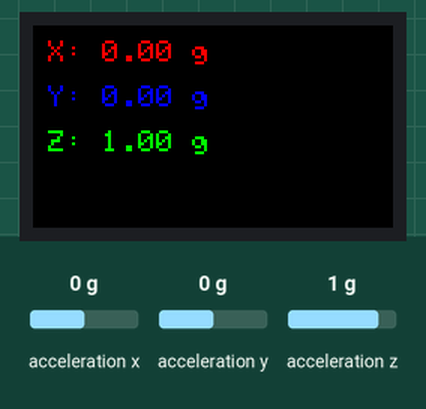
Simulated run of this sketch. Board: ESP32. On the bench: 240×135 colour display. The test bench sets the inputs (shaded band); at power-on: acceleration x 0 g, acceleration y 0 g, acceleration z 1 g.

Above: at 1.4 s.
1.5 s: acceleration x set to -1.4 g
At 2.0 s:
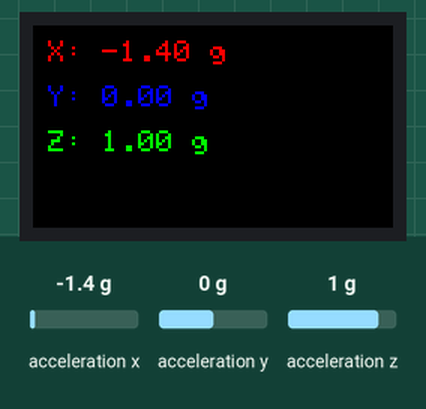
3.1 s: acceleration y set to -1.4 g
At 4.4 s:
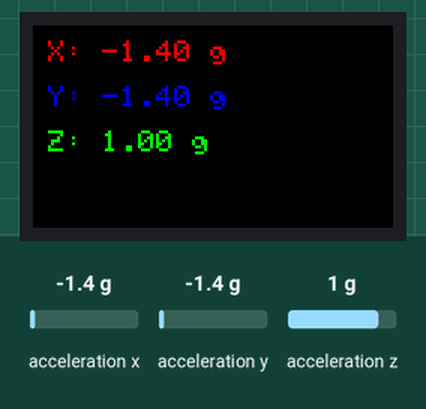
4.7 s: acceleration z set to -1.4 g
At 5.9 s:
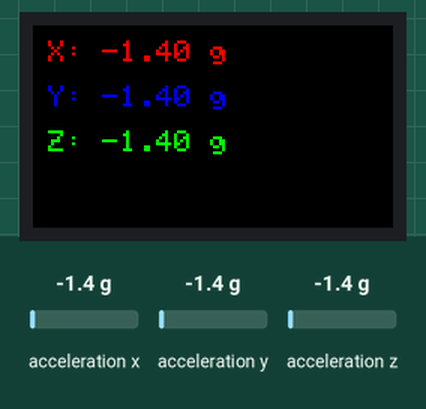
6.3 s: acceleration x set to -0.8 g
At 7.0 s:
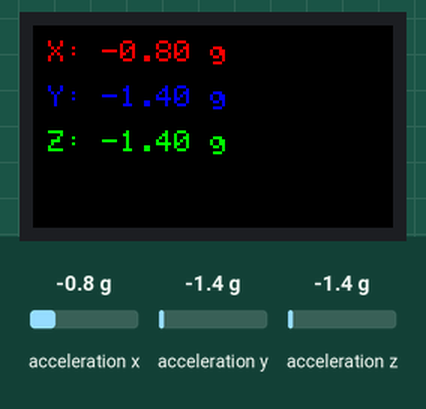
Timing chart, 0 to 8.8 s (numbered marks = the images above; inputs shaded):
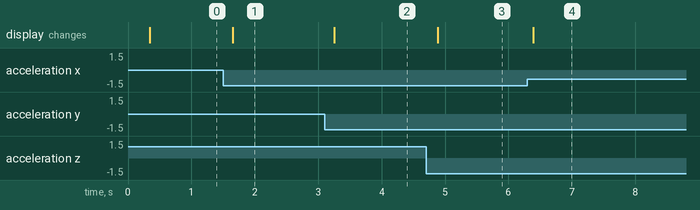

Measured:
- after the input at 1.5 s, the display: changes after 0.15 s (image 1)
- after the input at 3.1 s, the display: changes after 0.15 s (image 2)
- after the input at 4.7 s, the display: changes after 0.19 s (image 3)
- after the input at 6.3 s, the display: changes after 0.09 s (image 4)

The sketch:

lcd.ino
```cpp
#include <M5StickCPlus.h>


// スプライトを使う
// https://github.com/m5stack/M5Stack/blob/master/src/utility/Sprite.h
// 普通はM5.Lcdを使うが、遅いのでスプライトを使う
// http://docs.m5stack.com/en/api/core/lcd
TFT_eSprite Disbuff = TFT_eSprite(&M5.Lcd);

void setup() {
  M5.begin();
  M5.IMU.Init();
  M5.Lcd.setRotation(3);        // なぜかTFT_eSpriteのsetRotation()が使えなかった
  Disbuff.createSprite(240, 135);
  Disbuff.fillRect(0, 0, 240, 135, Disbuff.color565(10, 10, 10));
  Disbuff.pushSprite(0, 0);
  Disbuff.setTextSize(2);
}

void loop() {
  float accX, accY, accZ;
  M5.IMU.getAccelData(&accX, &accY, &accZ);

  Disbuff.fillRect(0, 0, 240, 135, TFT_BLACK);

  Disbuff.setCursor(10, 10);
  Disbuff.setTextColor(RED);
  Disbuff.printf("X: %.2f g", accX);
  Disbuff.setCursor(10, 40);
  Disbuff.setTextColor(BLUE);
  Disbuff.printf("Y: %.2f g", accY);
  Disbuff.setCursor(10, 70);
  Disbuff.setTextColor(GREEN);
  Disbuff.printf("Z: %.2f g", accZ);
  Disbuff.pushSprite(0, 0);

  delay(100);
}
```
